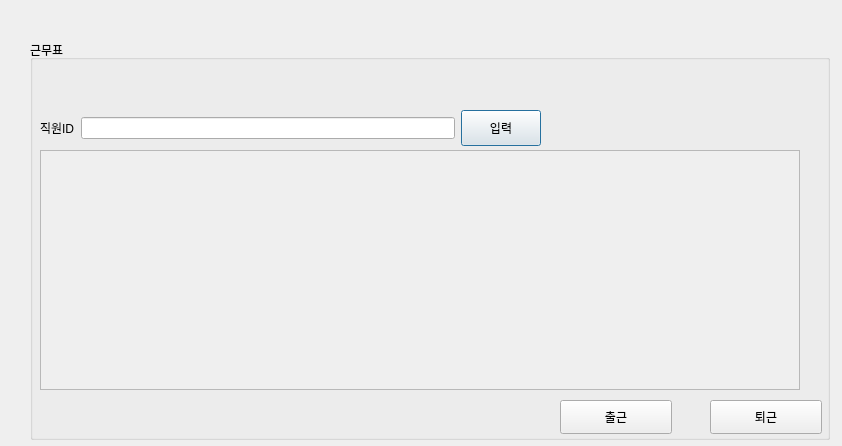
<?xml version="1.0" encoding="UTF-8"?>
<ui version="4.0">
 <class>Dialog</class>
 <widget class="QDialog" name="Dialog">
  <property name="geometry">
   <rect>
    <x>0</x>
    <y>0</y>
    <width>842</width>
    <height>446</height>
   </rect>
  </property>
  <property name="windowTitle">
   <string>Dialog</string>
  </property>
  <widget class="QGroupBox" name="groupBox">
   <property name="geometry">
    <rect>
     <x>30</x>
     <y>40</y>
     <width>800</width>
     <height>400</height>
    </rect>
   </property>
   <property name="title">
    <string>근무표</string>
   </property>
   <property name="flat">
    <bool>true</bool>
   </property>
   <widget class="QScrollArea" name="scrollArea_11">
    <property name="geometry">
     <rect>
      <x>10</x>
      <y>110</y>
      <width>760</width>
      <height>240</height>
     </rect>
    </property>
    <property name="widgetResizable">
     <bool>true</bool>
    </property>
    <widget class="QWidget" name="scrollAreaWidgetContents_11">
     <property name="geometry">
      <rect>
       <x>0</x>
       <y>0</y>
       <width>758</width>
       <height>238</height>
      </rect>
     </property>
     <widget class="QWidget" name="gridLayoutWidget_11">
      <property name="geometry">
       <rect>
        <x>0</x>
        <y>0</y>
        <width>761</width>
        <height>241</height>
       </rect>
      </property>
      <layout class="QGridLayout" name="gridLayout_11"/>
     </widget>
    </widget>
   </widget>
   <widget class="QWidget" name="horizontalLayoutWidget_11">
    <property name="geometry">
     <rect>
      <x>10</x>
      <y>70</y>
      <width>501</width>
      <height>36</height>
     </rect>
    </property>
    <layout class="QHBoxLayout" name="horizontalLayout_23">
     <item>
      <layout class="QVBoxLayout" name="verticalLayout_10">
       <item>
        <widget class="QLabel" name="label_9">
         <property name="enabled">
          <bool>true</bool>
         </property>
         <property name="text">
          <string>직원ID</string>
         </property>
        </widget>
       </item>
      </layout>
     </item>
     <item>
      <layout class="QVBoxLayout" name="verticalLayout_11">
       <item>
        <widget class="QLineEdit" name="lineEdit_14"/>
       </item>
      </layout>
     </item>
     <item>
      <widget class="QPushButton" name="pushButton_39">
       <property name="sizePolicy">
        <sizepolicy hsizetype="Minimum" vsizetype="MinimumExpanding">
         <horstretch>0</horstretch>
         <verstretch>0</verstretch>
        </sizepolicy>
       </property>
       <property name="text">
        <string>입력</string>
       </property>
      </widget>
     </item>
    </layout>
   </widget>
   <widget class="QPushButton" name="pushButton">
    <property name="geometry">
     <rect>
      <x>530</x>
      <y>360</y>
      <width>112</width>
      <height>34</height>
     </rect>
    </property>
    <property name="text">
     <string>출근</string>
    </property>
   </widget>
   <widget class="QPushButton" name="pushButton_2">
    <property name="geometry">
     <rect>
      <x>680</x>
      <y>360</y>
      <width>112</width>
      <height>34</height>
     </rect>
    </property>
    <property name="text">
     <string>퇴근</string>
    </property>
   </widget>
  </widget>
 </widget>
 <resources/>
 <connections/>
</ui>
